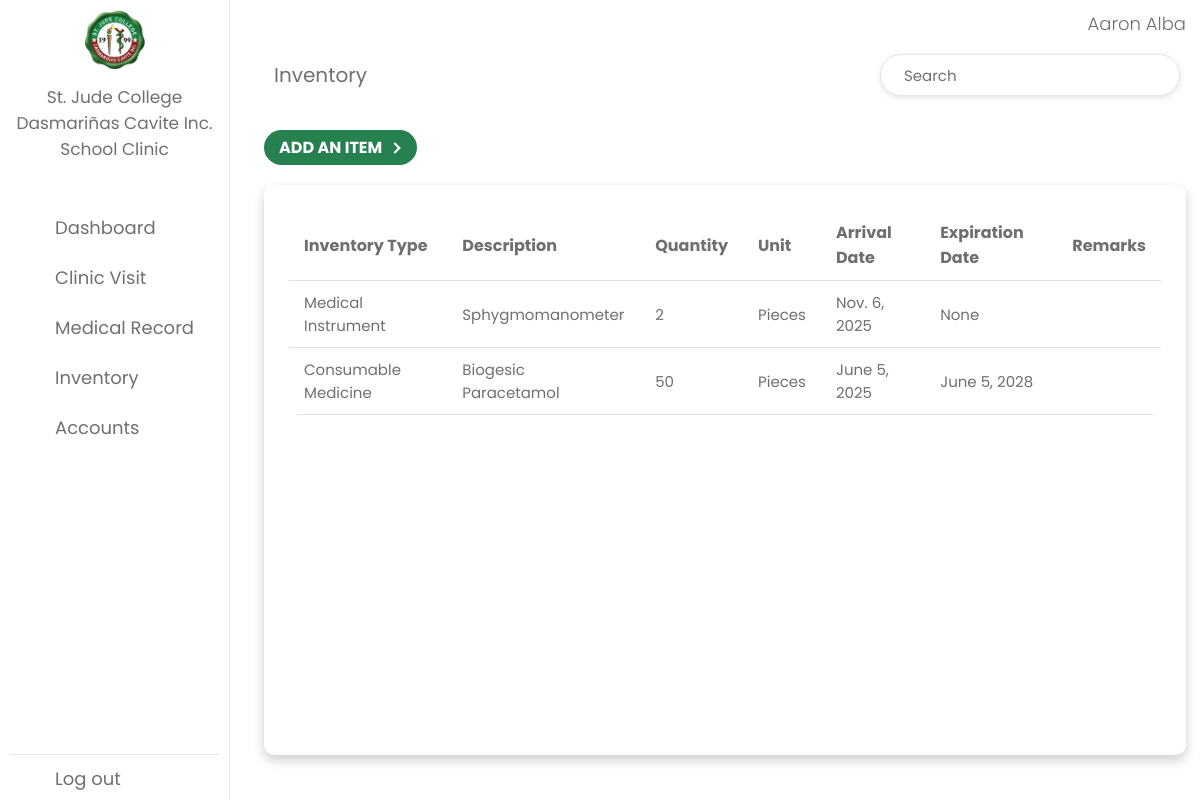
/inventory/ (signed in), run on the app's committed database.
### accounts/models.py (models this page shows, shortened)
class CustomUser(AbstractUser):
    USER_TYPE_CHOICES = (
        ("student", "Student"),
        ("employee", "Employee"),
        ("admin", "Admin"),
    )
    DEPARTMENT_CHOICES = (
        ("BED", "Basic Education Department"),
        ("BSN", "Bachelor of Science in Nursing"),
        ("BSCS", "Bachelor of Science in Computer Science"),
        ("BSA", "Bachelor of Science in Accountancy"),
        (
            "BSBA",
            "Bachelor of Science in Business Administration Major in Operational Management",
        ),
        ("BSP", "Bachelor of Science in Psychology"),
        ("BSRT", "Bachelor of Science in Radiologic Technology"),
        ("BSHM", "Bachelor of Science in Hospitality Management"),
        ("BEEd", "Bachelor of Science in Elementary Education"),
        (
            "BSEd-Filipino",
            "Bachelor of Science in Secondary Education Major in Filipino",
        ),
        ("BSEd-English", "Bachelor of Science in Secondary Education Major in English"),
        ("College", "College Department"),
        ("Accounting", "Accounting Department"),
        ("Office", "Office of the President and CEO, COO"),
        ("Compliance", "Compliance Department"),
        ("HumanResource", "Human Resource Department"),
        ("HealthServices", "Health Services Department"),
        ("ICT", "ICT Department"),
        ("Guidance", "Guidance Department"),
        ("Marketing", "Marketing Department"),
        ("Procurement", "Procurement Department"),
        ("Housekeeping", "Housekeeping Department"),
        ("Security", "Security Department"),
    )
    LEVEL_CHOICES = (
        ("1", "Grade 1"),
        ("2", "Grade 2"),
        ("3", "Grade 3"),
        ("4", "Grade 4"),
        ("5", "Grade 5"),
        ("6", "Grade 6"),
        ("7", "Grade 7"),
        ("8", "Grade 8"),
        ("9", "Grade 9"),
        ("10", "Grade 10"),
        ("11", "Grade 11"),
        ("12", "Grade 12"),
        ("first_year", "1st Year"),
        ("second_year", "2nd Year"),
        ("third_year", "3rd Year"),
        ("fourth_year", "4th Year"),
    )
    user_type = models.CharField(
        max_length=10, choices=USER_TYPE_CHOICES, default="student"
    )
    uid = models.CharField(max_length=32, unique=True, null=True, blank=True)
    student_number = models.CharField(max_length=32, null=True, blank=True)
    first_name = models.CharField(max_length=30)
    last_name = models.CharField(max_length=30)
    department = models.CharField(
        max_length=100, choices=DEPARTMENT_CHOICES, blank=True
    )
    level = models.CharField(max_length=100, choices=LEVEL_CHOICES, blank=True)

### app/models.py (models this page shows, shortened)
class Inventory(models.Model):
    INVENTORY_TYPE_CHOICES = [
        ("consumable_medicine", "Consumable Medicine"),
        ("medical_supply", "Medical Supply"),
        ("medical_instrument", "Medical Instrument"),
    ]
    inventory_type = models.CharField(
        max_length=50, choices=INVENTORY_TYPE_CHOICES, default="consumable_medicine"
    )
    description = models.CharField(max_length=255)
    quantity = models.PositiveIntegerField(default=1)
    unit = models.CharField(max_length=255, default="")
    arrival_date = models.DateField(default=datetime.date.today)
    expiration_date = models.DateField(blank=True, null=True)
    remarks = models.TextField(blank=True, null=True)

### app/views.py (the view, shortened to what this page needs)
# urls.py: path('inventory/', InventoryListView.as_view(), name='inventory'),
class InventoryListView(ListView):
    model = Inventory
    context_object_name = "inventorys"
    template_name = "app/inventory_list.html"  # Make sure this matches your template
    ordering = ["-arrival_date"]
    def get_queryset(self):
        queryset = super().get_queryset()
        search_query = self.request.GET.get('search_query', '')
        return queryset
    def get_context_data(self, **kwargs):
        context = super().get_context_data(**kwargs)
        context['search_query'] = self.request.GET.get('search_query', '')
        return context

### app/templates/app/inventory_list.html (shortened to what this page needs)
{% extends 'app/base.html' %}
{% block content %}
    {% if user.is_authenticated %}
        <div class="dash-content">
            <div class="overview">
                <div class="title">
                    <a href="{% url 'inventory' %}"><span class="text">Inventory</span></a>
                    <form method="GET" action="{% url 'inventory' %}" class="search-bar">
                        <input type="text" name="search_query" value="{{ search_query }}" placeholder="Search"/>
                    </form>
                </div>
                <div class="clinicvisit-btn">
                    <a href="{% url 'inventory_create' %}" class="signup">
                        ADD AN ITEM
                        <div class="arrow-wrapper">
                            <div class="arrow"></div>
                        </div>
                    </a>
                </div>
                <div class="table_box">
                    <div class="table_container">
                        <table>
                            <tr>
                                <th>Inventory Type</th>
                                <th>Description</th>
                                <th>Quantity</th>
                                <th>Unit</th>
                                <th>Arrival Date</th>
                                <th>Expiration Date</th>
                                <th>Remarks</th>
                            </tr>
                            {% for inventory in inventorys %}
                                <tr class="data clickable-row" data-href="{% url 'inventory_update' inventory.pk %}">
                                    <td>
                                        {% if inventory.inventory_type == 'consumable_medicine' %}
                                            Consumable Medicine
                                        {% elif inventory.inventory_type == 'medical_supply' %}
                                            Medical Supply
                                        {% elif inventory.inventory_type == 'medical_instrument' %}
                                            Medical Instrument
                                        {% else %}
                                            {{ inventory.inventory_type }}
                                        {% endif %}
                                    </td>
                                    <td>{{ inventory.description }}</td>
                                    <td>{{ inventory.quantity }}</td>
                                    <td>{{ inventory.unit }}</td>
                                    <td>{{ inventory.arrival_date }}</td>
                                    <td>{{ inventory.expiration_date }}</td>
                                    <td>{{ inventory.remarks }}</td>
                                </tr>
                            {% empty %}
                                <tr>
                                    <td colspan="8" class="no-records">No items found</td>
                                </tr>
                            {% endfor %}
                        </table>
                    </div>
                </div>
            </div>
        </div>
    {% endif %}
{% endblock %}

### app/templates/app/base.html (shortened to what this page needs)
{% load static %}
<!DOCTYPE html>
<html lang="en">
  <head>
    <link rel="stylesheet" href="{% static 'css/base.css' %}" />
    <link rel="stylesheet" href="https://unicons.iconscout.com/release/v4.0.0/css/line.css" />
  </head>
  <body>
    {% include 'app/navbar.html' %}
    <section class="dashboard">
      <div class="top">
        <div class="name">
          <span class="dashboard-name">{{ user.first_name }} {{ user.last_name }}</span>
        </div>
      </div>
      {% block content %}{% endblock %}
    </section>
  </body>
</html>

### static/css/base.css (style rules this page uses)
:root { --primary-color: #1a5334; --panel-color: #fff; --text-color: #000; --text2-color: #fff; --text3-color: #706f6d; --black-light-color: #707070; --border-color: #e6e5e5; --toggle-color: #ddd; --hover-color: #eceff2; --table-row-hover: #f1f1f1; --box1-color: #27804f; --box2-color: #27804f; --box3-color: #16462b; --arrow-width: 10px; --arrow-stroke: 2px; --tran-05: all 0.5s ease; --tran-03: all 0.3s ease; --tran-02: all 0.2s ease; }
* { margin: 0; padding: 0; box-sizing: border-box; font-family: 'Poppins', sans-serif; }
body { min-height: 100vh; }
::placeholder { color: #222; }
.dashboard { position: relative; left: 250px; background-color: var(--panel-color); min-height: 100vh; width: calc(100% - 250px); padding: 10px 14px; transition: var(--tran-05); }
.dashboard .top { position: fixed; top: 0; left: 250px; display: flex; justify-content: space-between; align-items: center; width: calc(100% - 250px); background-color: var(--panel-color); padding: 10px 14px; transition: var(--tran-05); }
.dashboard-name { font-size: 18px; font-weight: 300; color: var(--black-light-color); }
.dashboard .dash-content { padding-top: 50px; }
.dash-content .title .text { font-size: 20px; color: var(--black-light-color); margin-left: 10px; }
.signup { box-sizing: border-box; border: 0; border-radius: 3rem; color: var(--panel-color); padding: 5px 15px; background: var(--box1-color); display: flex; transition: 0.2s background; align-items: center; gap: 0.6em; font-weight: bold; }
.signup .arrow-wrapper { display: flex; justify-content: center; align-items: center; }
.signup .arrow { margin-top: 1px; width: var(--arrow-width); background: var(--box1-color); height: var(--arrow-stroke); position: relative; transition: 0.2s; }
.signup .arrow::before { content: ""; box-sizing: border-box; position: absolute; border: solid var(--panel-color); border-width: 0 var(--arrow-stroke) var(--arrow-stroke) 0; display: inline-block; top: -3px; right: 3px; transition: 0.2s; padding: 3px; transform: rotate(-45deg); }
.search-bar { position: absolute; right: 20px; display: flex; align-items: center; background-color: var(--panel-color); border: 1px solid var(--border-color); border-radius: 999px; overflow: hidden; width: 300px; box-shadow: 0 2px 6px rgba(0, 0, 0, 0.1); transition: var(--tran-03); }
.search-bar input { flex: 1; padding: 0 23px; background-color: transparent; border: none; color: var(--text-color); font-size: 15px; outline: none; height: 40px; }
.search-bar input::placeholder { color: var(--black-light-color); }
.table_box { background-color: #ffffff; min-height: 65vh; padding: 25px; border-radius: 10px; box-shadow: 0 5px 12px rgba(0, 0, 0, 0.2); margin-bottom: 30px; }
.table_container { width: 100%; min-height: 65vh; overflow-x: auto; margin: 0; border-radius: 10px; }
table { width: 100%; border-collapse: collapse; border-radius: 10px; overflow: hidden; min-width: 600px; }
th, td { align-items: center; text-align: left; padding: 10px 15px; background-color: rgba(255, 255, 255, 0.2); border-bottom: 1px solid #e0e0e0; color: var(--text3-color); }
td { font-size: 15px; }
::placeholder { color: var(--black-light-color); opacity: 1; }

### data on the page
CustomUser: first_name "Aaron", last_name "Alba"
Inventory: shows "Medical Instrument", description "Sphygmomanometer", quantity "2", unit "Pieces", arrival_date "Nov. 6, 2025", expiration_date "None"
Inventory: shows "Consumable Medicine", description "Biogesic Paracetamol", quantity "50", unit "Pieces", arrival_date "June 5, 2025", expiration_date "June 5, 2028"
